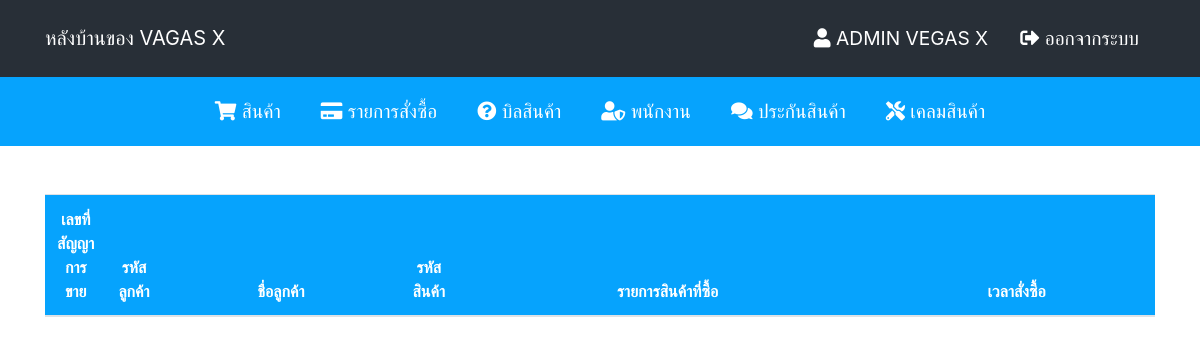
/admin/list.php (signed in), run on an earlier commit of the app's database.
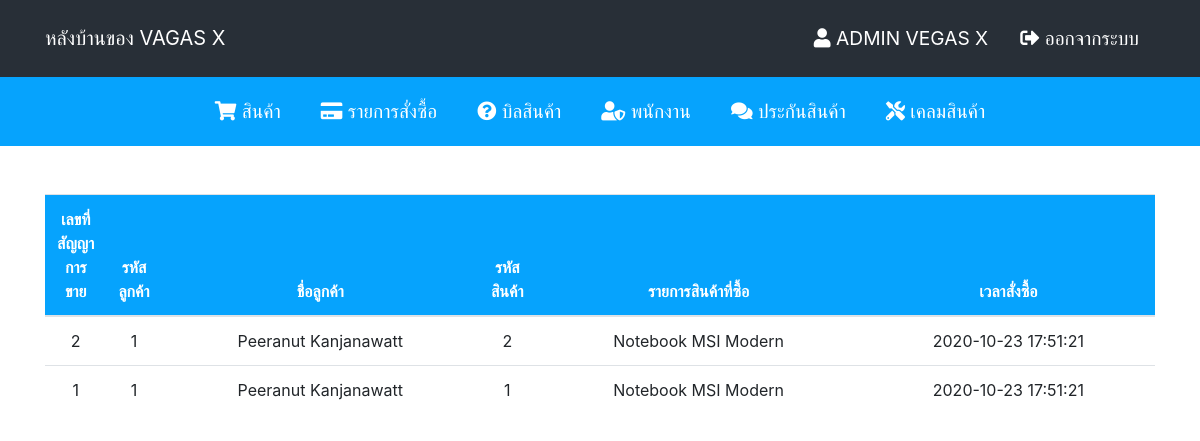
And on a later commit of the database.
### tables this page shows
CREATE TABLE `sales` (
  `sale_id` int(11) NOT NULL,
  `client_id` varchar(255) NOT NULL,
  `store_code` varchar(255) NOT NULL,
  `sale_date` varchar(255) NOT NULL
);

CREATE TABLE `client` (
  `client_id` int(11) NOT NULL,
  `client_name` varchar(255) NOT NULL,
  `client_address` varchar(255) NOT NULL,
  `client_phone` varchar(255) NOT NULL,
  `client_username` varchar(255) NOT NULL,
  `client_password` varchar(255) NOT NULL
);

CREATE TABLE `store` (
  `store_id` int(11) NOT NULL,
  `store_image` text NOT NULL,
  `store_name` varchar(255) NOT NULL,
  `store_price` varchar(255) NOT NULL,
  `store_type` varchar(255) NOT NULL
);

### admin/list.php (the view, shortened to what this page needs)
<?php
    include('../config/db.php');
?>
<!DOCTYPE html>
<html lang="en">
<head>
    <?php include('includes/css.php'); ?>
</head>
<body>
    <?php include('includes/navbar.php'); ?>
    <div class="container mt-5">
        <table class="table text-center">
            <thead class="table-custom">
                <tr>
                    <th width="30">เลขที่สัญญาการขาย</th>
                    <th width="30">รหัสลูกค้า</th>
                    <th>ชื่อลูกค้า</th>
                    <th width="30">รหัสสินค้า</th>
                    <th>รายการสินค้าที่ซื้อ</th>
                    <th>เวลาสั่งซื้อ</th>
                </tr>
            </thead>
            <tbody>
                <?php
                     $sql = "SELECT * FROM `sales` ORDER BY `sale_id` DESC";
                     $query = mysqli_query($conn, $sql);
                     while($row = mysqli_fetch_array($query)) {
                         $id_client = $row['client_id'];
                         $client_id_sql = "SELECT * FROM `client` WHERE `client_id` = '$id_client'";
                         $client_id_query = mysqli_query($conn, $client_id_sql);
                         while($client_result = mysqli_fetch_array($client_id_query)) {
                            $store_code = $row['store_code'];
                            $store_sql = "SELECT * FROM `store` WHERE `store_id` = '$store_code'";
                            $store_query = mysqli_query($conn, $store_sql);
                            while($store_row = mysqli_fetch_array($store_query)) {
                ?>
                <tr>
                    <td><?= $row['sale_id']; ?></td>
                    <td><?= $row['client_id']; ?></td>
                    <td><?= mb_substr($client_result['client_name'], 0, 20, "UTF8"); ?></td>
                    <td><?= $row['store_code']; ?></td>
                    <td><?= mb_substr($store_row['store_name'], 0, 20, "UTF8"); ?></td>
                    <td><?= $row['sale_date']; ?></td>
                </tr>
                <?php } }} ?>
            </tbody>
        </table>
    </div>
</body>
</html>

What changed in the data, as far as the page shows it:
added sales: sale_id "2", client "1", store_code "2", sale_date "2020-10-23 17:51:21"
now on this page (row unchanged): client: client_name "Peeranut Kanjanawatt"
added store: store_name "Notebook MSI Modern"
added sales: sale_id "1", client "1", store_code "1", sale_date "2020-10-23 17:51:21"
added store: store_name "Notebook MSI Modern"
